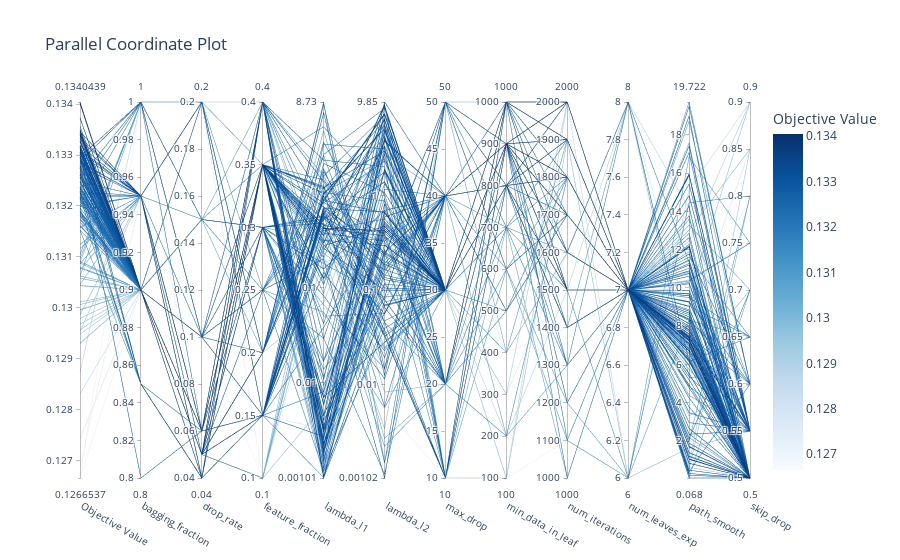

The cell this chart's notebook holds for it:
### Code cell
plot_parallel_coordinate(study)

### Figure 1 — Plotly figure (JSON) as saved in the notebook; plotly's stock layout.template omitted (floating-point values rounded to 4 significant figures; data arrays with more than 128 entries replaced by an {"elided": "..."} marker saying what was removed)
{"data": [{"dimensions": [{"label": "Objective Value", "range": [0.1267, 0.134], "values": {"elided": "160 float values"}}, {"label": "bagging_fraction", "range": [0.8, 1], "values": {"elided": "160 float values"}}, {"label": "drop_rate", "range": [0.04, 0.2], "values": {"elided": "160 float values"}}, {"label": "feature_fraction", "range": [0.1, 0.4], "values": {"elided": "160 float values"}}, {"label": "lambda_l1", "range": [-2.997, 0.9412], "ticktext": ["0.00101", "0.01", "0.1", "1", "8.73"], "tickvals": [-2.997, -2, -1, 0, 0.9412], "values": {"elided": "160 float values"}}, {"label": "lambda_l2", "range": [-2.993, 0.9935], "ticktext": ["0.00102", "0.01", "0.1", "1", "9.85"], "tickvals": [-2.993, -2, -1, 0, 0.9935], "values": {"elided": "160 float values"}}, {"label": "max_drop", "range": [10, 50], "values": {"elided": "160 int values"}}, {"label": "min_data_in_leaf", "range": [100, 1000], "values": {"elided": "160 int values"}}, {"label": "num_iterations", "range": [1000, 2000], "values": {"elided": "160 int values"}}, {"label": "num_leaves_exp", "range": [6, 8], "values": {"elided": "160 int values"}}, {"label": "path_smooth", "range": [0.06796, 19.72], "values": {"elided": "160 float values"}}, {"label": "skip_drop", "range": [0.5, 0.9], "values": {"elided": "160 float values"}}], "labelangle": 30, "labelside": "bottom", "line": {"color": {"elided": "160 float values"}, "colorbar": {"title": {"text": "Objective Value"}}, "colorscale": [[0, "rgb(247,251,255)"], [0.125, "rgb(222,235,247)"], [0.25, "rgb(198,219,239)"], [0.375, "rgb(158,202,225)"], [0.5, "rgb(107,174,214)"], [0.625, "rgb(66,146,198)"], [0.75, "rgb(33,113,181)"], [0.875, "rgb(8,81,156)"], [1, "rgb(8,48,107)"]], "reversescale": false, "showscale": true}, "type": "parcoords"}], "layout": {"autosize": true, "title": {"text": "Parallel Coordinate Plot"}}}
